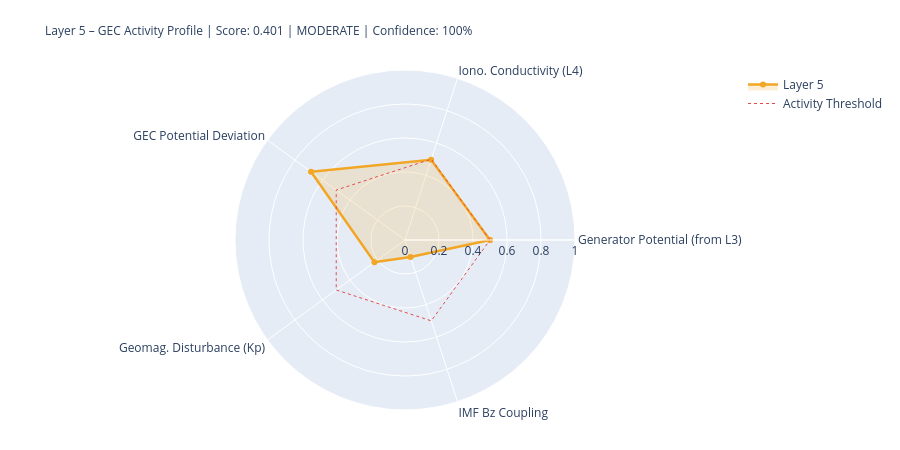

Source (notebook cell):
### Markdown cell above
---
## 5. State Assessment & Handoff to Layer 6

### Code cell
# ============================================================
# LAYER-5-SCORE
# ============================================================

# Components
# 1) Generator activity (Layer-3-driven)
gen_score = norm(generator_strength, 0.3, 2.0)
gen_src   = 'from_layer3' if l3_thunder_score is not None else 'estimated'

# 2) Ionospheric conductivity (Layer-4-driven)
iono_score = norm(iono_cond_factor, 0.7, 1.4)
iono_src   = 'from_layer4' if l4_ioniz is not None else 'estimated'

# 3) GEC potential deviation from reference
pot_score = norm(abs(delta_V_pct), 0, 30)  # 0 = at reference, 1 = 30% deviation
pot_src   = 'derived'

# 4) Geomagnetic disturbance (Kp) – modulates vertical currents
kp_score = norm(kp_val, 0, 9)
kp_src   = 'primary' if kp_now is not None else 'from_layer4'

# 5) IMF Bz coupling (southward = stronger M-I coupling → GEC influence)
bz_score = norm(-(bz_now or 0), -5, 30) if bz_now is not None else None
bz_src   = 'primary' if bz_now is not None else 'missing'

COMPONENTS = {
    'Generator Potential (from L3)':  {'score': gen_score,   'source': 'derived_from_layer3', 'dynamic': True},
    'Iono. Conductivity (L4)':      {'score': iono_score,  'source': iono_src, 'dynamic': True},
    'GEC Potential Deviation':      {'score': pot_score,   'source': pot_src,  'dynamic': True},
    'Geomag. Disturbance (Kp)':         {'score': kp_score,    'source': kp_src,   'dynamic': True},
    'IMF Bz Coupling':               {'score': bz_score,    'source': bz_src,   'dynamic': True},
}

available   = {k: v['score'] for k, v in COMPONENTS.items() if v['score'] is not None}
unavailable = [k for k, v in COMPONENTS.items() if v['score'] is None]
layer5_score = round(sum(available.values()) / len(available), 4) if available else None
confidence   = round(len(available) / len(COMPONENTS), 2)
level = ('unknown' if layer5_score is None
         else 'quiet'   if layer5_score < 0.3
         else 'moderate' if layer5_score < 0.6
         else 'active')
dominant_l5 = max(available, key=available.get) if available else 'none'

# Kp consistency: separate 1-min raw value from score value
kp_1m_raw   = kp_now          # directly from API (can be 0.0 during live measurement)
kp_for_score = kp_val          # from Layer-0 context or estimated value if needed
kp_score_src = kp_src

W = 68
print('=' * W)
print('LAYER 5 – GLOBAL ELECTRIC CIRCUIT – STATE ASSESSMENT')
print('=' * W)
for name, comp in COMPONENTS.items():
    s = comp['score']
    if s is not None:
        bar = '█' * int(s*20) + '░' * (20-int(s*20))
        print(f'  {name:<34} {bar}  {s:.3f}  [{comp["source"]}]')
    else:
        print(f'  {name:<34} {"─"*20}  n/a   [missing]')
print('-' * W)
print(f'  Score:         {layer5_score:.3f}  ({len(available)}/{len(COMPONENTS)} components)')
print(f'  Confidence:    {confidence:.0%}')
print(f'  Level:         {level.upper()}')
print(f'  Dominant:      {dominant_l5}')
print(f'  V_iono:        {V_iono_mod:.1f} kV  (Δ {delta_V_pct:+.1f}% vs. Ref)')
print(f'  I_total:       {I_total_mod:.1f} A   (Δ {delta_I_pct:+.1f}% vs. Ref)')
print('=' * W)

# Radar
cats   = list(available.keys())
vals_r = list(available.values())
if len(cats) >= 3:
    fig = go.Figure()
    fig.add_trace(go.Scatterpolar(
        r=vals_r + [vals_r[0]], theta=cats + [cats[0]],
        fill='toself', fillcolor='rgba(242,166,35,0.18)',
        line=dict(color='#F2A623', width=2.5), name='Layer 5'
    ))
    fig.add_trace(go.Scatterpolar(
        r=[0.5]*(len(cats)+1), theta=cats+[cats[0]],
        line=dict(color='#E24B4A', dash='dot', width=1),
        mode='lines', name='Activity Threshold'
    ))
    fig.update_layout(
        title=dict(
            text=f'Layer 5 – GEC Activity Profile | Score: {layer5_score:.3f} | {level.upper()} | Confidence: {confidence:.0%}',
            font=dict(size=12)
        ),
        polar=dict(radialaxis=dict(visible=True, range=[0,1])),
        height=450, showlegend=True,
        margin=dict(l=80, r=80, t=70, b=40)
    )
    fig.show()

### Figure 1 — Plotly figure (JSON) as saved in the notebook; plotly's stock layout.template omitted (floating-point values rounded to 4 significant figures)
{"data": [{"fill": "toself", "fillcolor": "rgba(242,166,35,0.18)", "line": {"color": "#F2A623", "width": 2.5}, "name": "Layer 5", "r": [0.5, 0.4963, 0.6833, 0.2222, 0.1051, 0.5], "theta": ["Generator Potential (from L3)", "Iono. Conductivity (L4)", "GEC Potential Deviation", "Geomag. Disturbance (Kp)", "IMF Bz Coupling", "Generator Potential (from L3)"], "type": "scatterpolar"}, {"line": {"color": "#E24B4A", "dash": "dot", "width": 1}, "mode": "lines", "name": "Activity Threshold", "r": [0.5, 0.5, 0.5, 0.5, 0.5, 0.5], "theta": ["Generator Potential (from L3)", "Iono. Conductivity (L4)", "GEC Potential Deviation", "Geomag. Disturbance (Kp)", "IMF Bz Coupling", "Generator Potential (from L3)"], "type": "scatterpolar"}], "layout": {"height": 450, "margin": {"b": 40, "l": 80, "r": 80, "t": 70}, "polar": {"radialaxis": {"range": [0, 1], "visible": true}}, "showlegend": true, "title": {"font": {"size": 12}, "text": "Layer 5 – GEC Activity Profile | Score: 0.401 | MODERATE | Confidence: 100%"}}}
